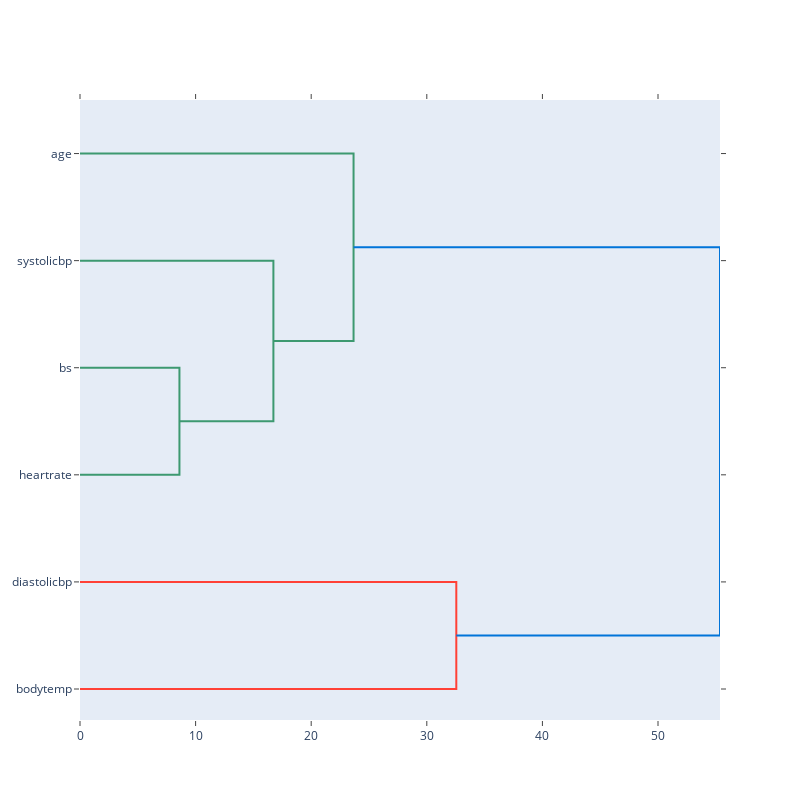

The notebook cell saved with this chart:
### Markdown cell above
## Inferências a partir da Análise de Correlação

Com base nas informações fornecidas sobre as variáveis e nos coeficientes de correlação que você forneceu, podemos fazer algumas inferências:

1. **Correlação Positiva Moderada**:
   - *Idade* (Age) e os *níveis de glicose no sangue* (BS) têm uma correlação positiva moderada com o *nível de risco* (RiskLevel). Isso sugere que à medida que a idade e os níveis de glicose no sangue aumentam, o risco durante a gravidez também tende a aumentar. Isso é clinicamente plausível, pois a idade avançada e níveis elevados de glicose no sangue podem estar associados a complicações durante a gravidez.

2. **Correlação Moderada entre Parâmetros de Pressão Arterial**:
   - Tanto a *pressão arterial sistólica* (SystolicBP) quanto a *diastólica* (DiastolicBP) mostram uma correlação moderada com o *nível de risco* (RiskLevel). Isso sugere que pressão arterial mais alta pode estar associada a um maior risco durante a gravidez, o que é consistente com conhecimentos médicos.

3. **Correlação Negativa Moderada com Temperatura Corporal**:
   - A *temperatura corporal* (BodyTemp) mostra uma correlação negativa moderada com o *nível de risco* (RiskLevel). Isso indica que temperaturas corporais mais baixas podem estar associadas a um maior risco durante a gravidez. Esta observação pode ser contra-intuitiva e precisa ser interpretada cuidadosamente em termos de contextos clínicos específicos.

4. **Correlação Fraca com Frequência Cardíaca**:
   - A *frequência cardíaca* (HeartRate) mostra uma correlação relativamente fraca com o *nível de risco* (RiskLevel). Isso sugere que a frequência cardíaca em repouso pode ter uma influência menor no risco durante a gravidez, em comparação com outras variáveis.

Essas inferências fornecem uma compreensão inicial das relações entre as variáveis e o nível de risco durante a gravidez, com base na análise de correlação. No entanto, é importante lembrar que correlação não implica causalidade, e outras análises, como modelagem preditiva e estudos mais detalhados, podem ser necessárias para entender melhor a natureza dessas relações.

### Code cell
import plotly.figure_factory as ff

df_for_denda = df[['age', 'systolicbp', 'diastolicbp', 'bs', 'bodytemp', 'heartrate']].head(6)
col = list(df_for_denda.columns)
fig = ff.create_dendrogram(df_for_denda, orientation='left', labels=col)
fig.update_layout(width=800, height=800)
fig.show()

### Figure 1 — Plotly figure (JSON) as saved in the notebook; plotly's stock layout.template omitted (floating-point values rounded to 4 significant figures)
{"data": [{"hoverinfo": "text", "marker": {"color": "rgb(61,153,112)"}, "mode": "lines", "type": "scatter", "x": [0, 8.602, 8.602, 0], "xaxis": "x", "y": [-25, -25, -35, -35], "yaxis": "y"}, {"hoverinfo": "text", "marker": {"color": "rgb(61,153,112)"}, "mode": "lines", "type": "scatter", "x": [0, 16.73, 16.73, 8.602], "xaxis": "x", "y": [-15, -15, -30, -30], "yaxis": "y"}, {"hoverinfo": "text", "marker": {"color": "rgb(61,153,112)"}, "mode": "lines", "type": "scatter", "x": [0, 23.66, 23.66, 16.73], "xaxis": "x", "y": [-5, -5, -22.5, -22.5], "yaxis": "y"}, {"hoverinfo": "text", "marker": {"color": "rgb(255,65,54)"}, "mode": "lines", "type": "scatter", "x": [0, 32.55, 32.55, 0], "xaxis": "x", "y": [-45, -45, -55, -55], "yaxis": "y"}, {"hoverinfo": "text", "marker": {"color": "rgb(0,116,217)"}, "mode": "lines", "type": "scatter", "x": [23.66, 55.36, 55.36, 32.55], "xaxis": "x", "y": [-13.75, -13.75, -50, -50], "yaxis": "y"}], "layout": {"autosize": false, "height": 800, "hovermode": "closest", "showlegend": false, "width": 800, "xaxis": {"mirror": "allticks", "rangemode": "tozero", "showgrid": false, "showline": true, "showticklabels": true, "ticks": "outside", "type": "linear", "zeroline": false}, "yaxis": {"mirror": "allticks", "rangemode": "tozero", "showgrid": false, "showline": true, "showticklabels": true, "tickmode": "array", "ticks": "outside", "ticktext": ["age", "systolicbp", "bs", "heartrate", "diastolicbp", "bodytemp"], "tickvals": [-5, -15, -25, -35, -45, -55], "type": "linear", "zeroline": false}}}
